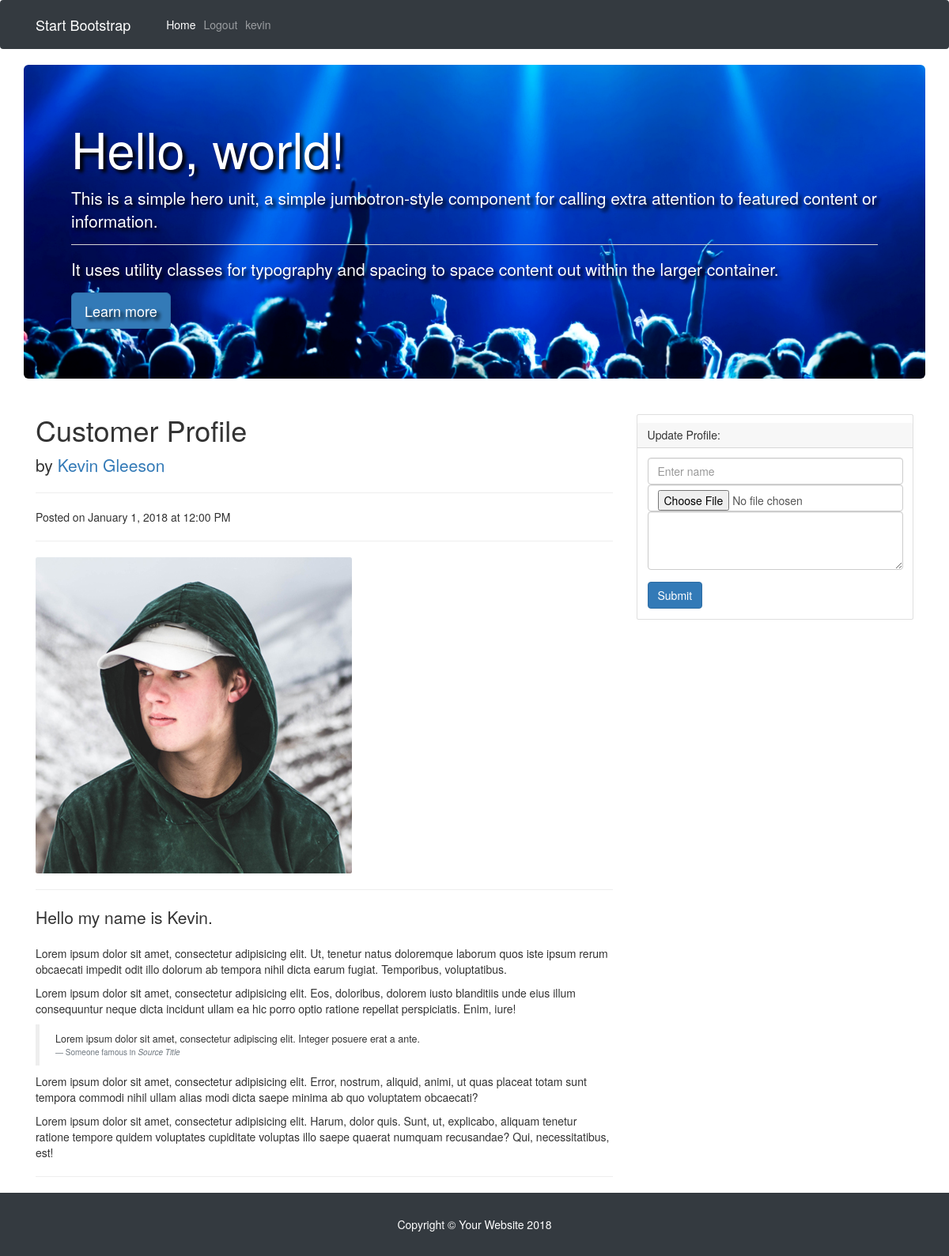
The app's page /profile.php (signed in) with its own data.
### tables this page shows
CREATE TABLE IF NOT EXISTS `customer` (
  `id` int(11) NOT NULL,
  `bio` longtext,
  `name` varchar(50) DEFAULT NULL,
  `image` varchar(200) DEFAULT NULL,
  PRIMARY KEY (`id`),
  CONSTRAINT `FK_customer_users` FOREIGN KEY (`id`) REFERENCES `users` (`id`) ON DELETE CASCADE ON UPDATE CASCADE
);

### profile.php (called while the page is built, shortened)
<?php
include 'partials/header.php';
include 'partials/home_hero.php';
 include 'partials/profilePartial.php';
 include 'partials/footer.php';

### partials/customerProfile.php (the view, shortened to what this page needs)
<?php
        if (isset($_SESSION['username'])) {
            $id = $_SESSION['id'];
        }
            $query = "SELECT * FROM customer WHERE id = '$id'";
            $result = mysqli_query($conn, $query) or die(mysqli_error($conn));
            $count = mysqli_num_rows($result);
            if ($count > 0) {
                $row = $result->fetch_assoc();
                $name = $row['name'];
                $img = $row['image'];
                $bio = $row['bio'];
            }
?>
        <div class="col-lg-8">
          <h1 class="mt-4">Customer Profile</h1>
          <p class="lead">
            by
            <a href="#"><?php echo $name ?></a>
          </p>
          <hr>
          <p>Posted on January 1, 2018 at 12:00 PM</p>
          <hr>
          <img class="img-fluid rounded" src="<?php echo $img ?>" alt="">
          <hr>
          <p class="lead"><?php echo $bio ?></p>
          <p>Lorem ipsum dolor sit amet, consectetur adipisicing elit. Ut, tenetur natus doloremque laborum quos iste ipsum rerum obcaecati impedit odit illo dolorum ab tempora nihil dicta earum fugiat. Temporibus, voluptatibus.</p>
          <p>Lorem ipsum dolor sit amet, consectetur adipisicing elit. Eos, doloribus, dolorem iusto blanditiis unde eius illum consequuntur neque dicta incidunt ullam ea hic porro optio ratione repellat perspiciatis. Enim, iure!</p>
          <blockquote class="blockquote">
            <p class="mb-0">Lorem ipsum dolor sit amet, consectetur adipiscing elit. Integer posuere erat a ante.</p>
            <footer class="blockquote-footer">Someone famous in
              <cite title="Source Title">Source Title</cite>
            </footer>
          </blockquote>
          <p>Lorem ipsum dolor sit amet, consectetur adipisicing elit. Error, nostrum, aliquid, animi, ut quas placeat totam sunt tempora commodi nihil ullam alias modi dicta saepe minima ab quo voluptatem obcaecati?</p>
          <p>Lorem ipsum dolor sit amet, consectetur adipisicing elit. Harum, dolor quis. Sunt, ut, explicabo, aliquam tenetur ratione tempore quidem voluptates cupiditate voluptas illo saepe quaerat numquam recusandae? Qui, necessitatibus, est!</p>
          <hr>
        </div>
        <div class="col-md-4">
 <div class="card my-4">
            <h5 class="card-header">Update Profile:</h5>
            <div class="card-body">
              <form method="post" action="createProfile.php" enctype="multipart/form-data">
                <div class="form-group">
                    <input class="form-control" type="text" name="name" Value="" placeholder="Enter name">
                    <input class="form-control" type="file" name="fileToUpload" id="fileToUpload">
                    <textarea class="form-control" rows="3" name="bio"></textarea>
                </div>
                <button type="submit" name="submit" class="btn btn-primary">Submit</button>
              </form>
            </div>
          </div>
        </div>

### records on screen
customer: name "Kevin Gleeson", image (picture), bio "Hello my name is Kevin."

### other values on screen
$userName "kevin"
